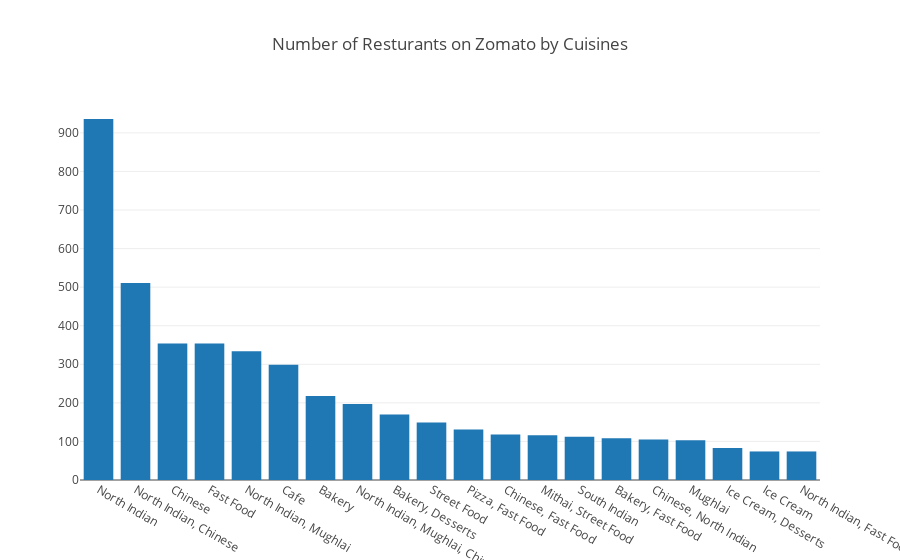

The notebook cell saved with this chart:
### Markdown cell above
# Number of Resturants on Zomato by Cuisines

### Code cell
data1 = ([go.Bar(x=Top20['Cuisines'],
    y=Top20['Number of Resturants'])])
layout = go.Layout(
    title='Number of Resturants on Zomato by Cuisines',
)

fig = go.Figure(data=data1, layout=layout)
iplot(fig)

### Figure 1 — Plotly figure (JSON) as saved in the notebook; plotly's stock layout.template omitted (floating-point values rounded to 4 significant figures)
{"data": [{"type": "bar", "x": ["North Indian", "North Indian, Chinese", "Chinese", "Fast Food", "North Indian, Mughlai", "Cafe", "Bakery", "North Indian, Mughlai, Chinese", "Bakery, Desserts", "Street Food", "Pizza, Fast Food", "Chinese, Fast Food", "Mithai, Street Food", "South Indian", "Bakery, Fast Food", "Chinese, North Indian", "Mughlai", "Ice Cream, Desserts", "Ice Cream", "North Indian, Fast Food"], "y": [936, 511, 354, 354, 334, 299, 218, 197, 170, 149, 131, 118, 116, 112, 108, 105, 103, 83, 74, 74]}], "layout": {"title": "Number of Resturants on Zomato by Cuisines"}}
